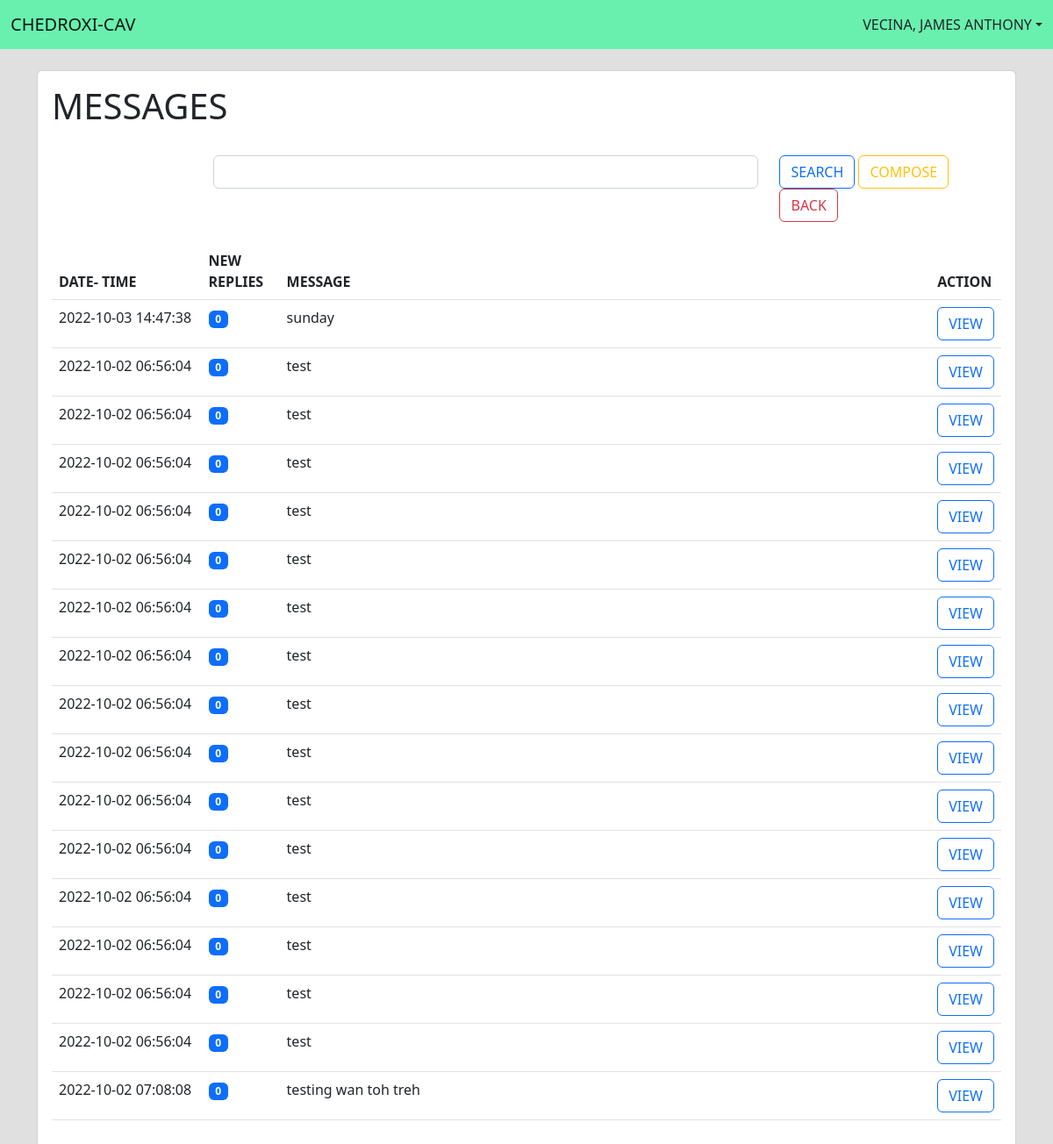
Before: /pages/client/pages/viewMessages.php (signed in) with the older database file.
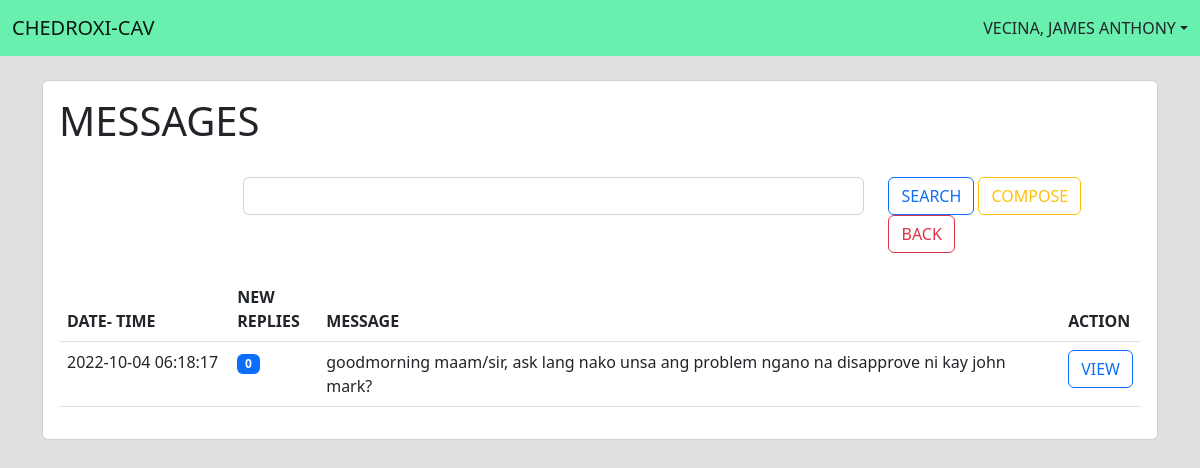
After: the same page with the newer database file.
### tables this page shows
CREATE TABLE `tbl_messages` (
  `id` int(11) NOT NULL,
  `schoolid` int(11) NOT NULL,
  `message` varchar(500) NOT NULL,
  `date` timestamp NOT NULL DEFAULT current_timestamp() ON UPDATE current_timestamp(),
  `active` int(1) NOT NULL
);

### pages/client/pages/viewMessages.php (the view, shortened to what this page needs)
<?php
include "../../../modules/dbconnection.php";
$UID = $_SESSION['UID'];
$sql = "select * from tbl_users a inner join tbl_roles b where a.roleid=b.roleid and userID='$UID' limit 1";
$result = mysqli_query($connection,$sql);
$fetch=mysqli_fetch_assoc($result);
$user = $fetch['lastname'] . ', ' . $fetch['firstname'];
$search = $_GET['search'];
$sql1 = "select a.id,a.schoolid,message,date,a.active from tbl_messages a inner join tbl_schools b inner join tbl_user_school c where a.schoolid=b.schoolid and a.schoolid=c.schoolid and c.userid=$UID and (date like '%$search%' or message like '%$search%') order by id desc";
$result1 = mysqli_query($connection,$sql1);
?>
<!doctype html>
<html>
    <head>
        <link href="https://cdn.jsdelivr.net/npm/bootstrap@5.2.1/dist/css/bootstrap.min.css" rel="stylesheet">
    </head>
    <body class="body-bg">
        <nav class="navbar fixed-top" style="background-color: #69F0AE;">
            <div class="container-fluid">
                <a class="navbar-brand">CHEDROXI-CAV</a>
                <li class="nav-item dropdown d-flex">
                    <a class="nav-link dropdown-toggle" href="#" role="button" data-bs-toggle="dropdown" aria-expanded="false"><?= $user ?></a>
                </li>
            </div>
        </nav>
        <div class="container">
            <div class="card">
                <div class="card-body">
                    <h1>MESSAGES</h1>
                    <br>
                    <form method="post" action="../../../modules/client-viewmessages-route.php">
                        <div class="row">
                            <div class="col-2"></div>
                            <div class="col-7">
                                <input type="text" class="form-control" name="search">
                            </div>
                            <div class="col">
                                <input type="submit" class="btn btn-outline-primary" value="SEARCH">
                                <a href="composeMessage.php" class="btn btn-outline-warning">COMPOSE</a>
                                <a href="../index.php" class="btn btn-outline-danger">BACK</a>
                            </div>
                        </div>
                    </form>
                    <br>
                    <table class="table">
                        <thead>
                            <tr>
                                <th class="col-2">DATE- TIME</th>
                                <th class="col-1">NEW REPLIES</th>
                                <th class="col-9">MESSAGE</th>
                                <th>ACTION</th>
                            </tr>
                        </thead>
                        <tbody>
                            <?php while($fetch1 = mysqli_fetch_assoc($result1)) {
                                $IID = $fetch1['id'];
                                $insql = "select count(a.id) as total from tbl_messages a inner join tbl_message_replies b inner join tbl_user_school c where a.id=b.messageid and a.schoolid=c.schoolid and userid=$UID and status=1 and a.id=$IID";
                                $tmpdata = mysqli_fetch_assoc(mysqli_query($connection,$insql));
                                ?>
                                <tr>
                                    <td><?=$fetch1['date']?></td>
                                    <td><span class="badge bg-primary"><?=$tmpdata['total']?></span></td>
                                    <td><?=$fetch1['message']?></td>
                                    <td><a href="viewMessageDetails.php?id=<?=$fetch1['id']?>" class="btn btn-outline-primary">VIEW</a></td>
                                </tr>
                            <?php } ?>
                        </tbody>
                    </table>
                </div>
            </div>
        </div>
    </body>
</html>

Changed rows visible on the page:
removed tbl_messages: date "2022-10-03 14:47:38", total "0", message "sunday"
removed tbl_messages: date "2022-10-02 06:56:04", total "0", message "test"
removed tbl_messages: date "2022-10-02 06:56:04", total "0", message "test"
removed tbl_messages: date "2022-10-02 06:56:04", total "0", message "test"
removed tbl_messages: date "2022-10-02 06:56:04", total "0", message "test"
removed tbl_messages: date "2022-10-02 06:56:04", total "0", message "test"
removed tbl_messages: date "2022-10-02 06:56:04", total "0", message "test"
removed tbl_messages: date "2022-10-02 06:56:04", total "0", message "test"
removed tbl_messages: date "2022-10-02 06:56:04", total "0", message "test"
removed tbl_messages: date "2022-10-02 06:56:04", total "0", message "test"
removed tbl_messages: date "2022-10-02 06:56:04", total "0", message "test"
removed tbl_messages: date "2022-10-02 06:56:04", total "0", message "test"
removed tbl_messages: date "2022-10-02 06:56:04", total "0", message "test"
removed tbl_messages: date "2022-10-02 06:56:04", total "0", message "test"
removed tbl_messages: date "2022-10-02 06:56:04", total "0", message "test"
removed tbl_messages: date "2022-10-02 06:56:04", total "0", message "test"
removed tbl_messages: date "2022-10-02 07:08:08", total "0", message "testing wan toh treh"
added tbl_messages: date "2022-10-04 06:18:17", total "0", message "goodmorning maam/sir, ask lang nako unsa ang problem ngano na disapprove ni kay john mark?"
